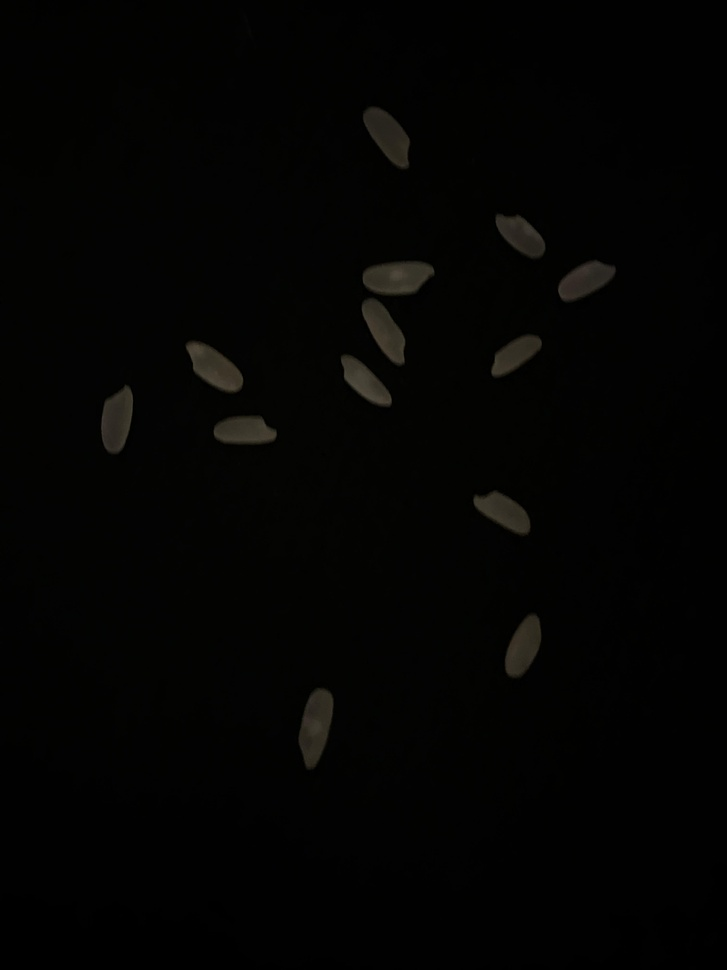
#> input picture odev3/pirinç.jpeg, 727 x 970 px, shrunk from 3024 x 4032 before the run
$ python odev3.py
#> lines starting #> are read from the running program, lines starting #| are printed output that depends on the picture; after the words box and inside, x2 and y2 are one past the last pixel; in counts of white or black regions, pixels touching at a corner belong together
import cv2
import numpy as np
resim = cv2.imread('pirinç.jpeg', cv2.IMREAD_COLOR)
#> resim is the input picture: shape (970, 727, 3); mean B, G, R 2.3, 3.4, 3.5
resim_rgb = cv2.cvtColor(resim, cv2.COLOR_BGR2RGB)
gray = cv2.cvtColor(resim, cv2.COLOR_RGB2GRAY)
_, thresh = cv2.threshold(gray, 0, 255, cv2.THRESH_BINARY + cv2.THRESH_OTSU)
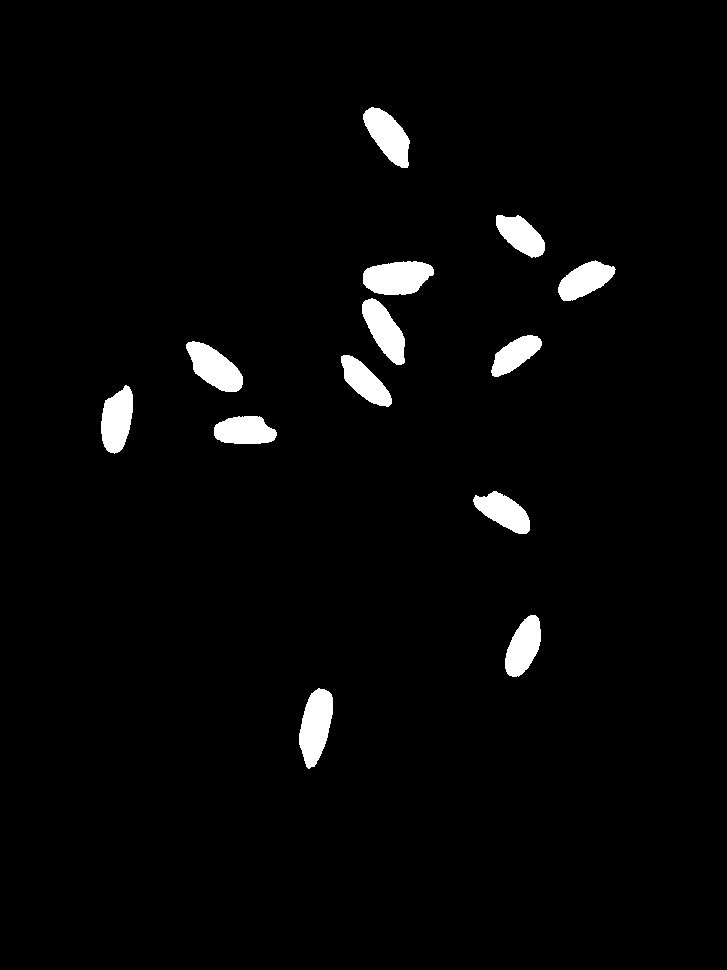
#> thresh: shape (970, 727); 2.8% white; 13 white regions, largest, box (x1, y1, x2, y2) and area: (363, 261, 434, 295) 1871, (299, 688, 333, 769) 1864, (186, 341, 243, 392) 1695
kernel = np.ones((3, 3), np.uint8)
opening = cv2.morphologyEx(thresh, cv2.MORPH_OPEN, kernel, iterations=20)
#> opening: shape (970, 727); every value is 0
kontur, _ = cv2.findContours(opening, cv2.RETR_EXTERNAL, cv2.CHAIN_APPROX_SIMPLE)
#> kontur = []
rice_grain_count = len(kontur)
#> rice_grain_count = 0
print(f"Pirinç sayısı: {rice_grain_count}")
#| Pirinç sayısı: 0
result = resim_rgb.copy()
cv2.drawContours(result, kontur, -1, (0, 255, 0), 2)
cv2.imshow('Thresholding Uygulanmis Resim', thresh)
cv2.imshow('Konturlar', result)
cv2.waitKey(0)
cv2.destroyAllWindows()
